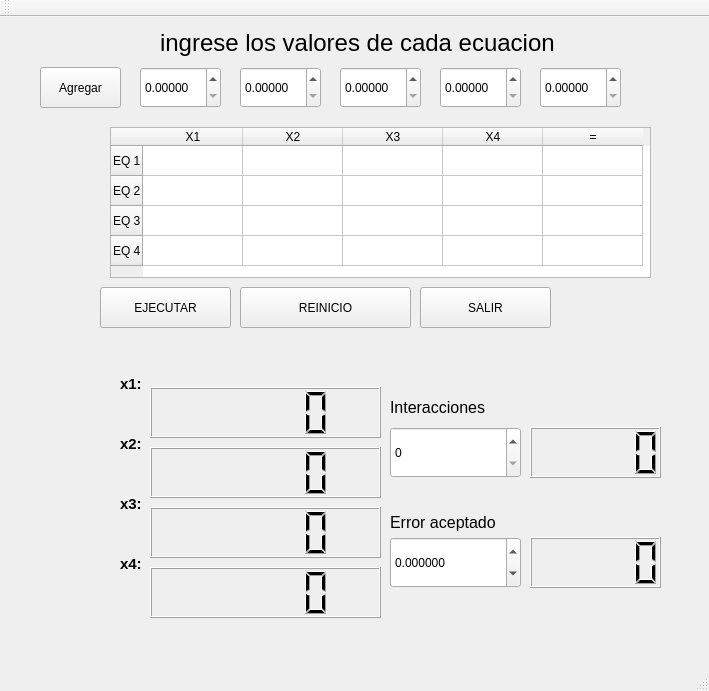
<?xml version="1.0" encoding="UTF-8"?>
<ui version="4.0">
 <class>Gausseidel</class>
 <widget class="QMainWindow" name="Gausseidel">
  <property name="geometry">
   <rect>
    <x>0</x>
    <y>0</y>
    <width>709</width>
    <height>691</height>
   </rect>
  </property>
  <property name="windowTitle">
   <string>Gausseidel</string>
  </property>
  <widget class="QWidget" name="centralWidget">
   <widget class="QLCDNumber" name="valor1">
    <property name="geometry">
     <rect>
      <x>150</x>
      <y>370</y>
      <width>231</width>
      <height>51</height>
     </rect>
    </property>
   </widget>
   <widget class="QDoubleSpinBox" name="valorindep">
    <property name="geometry">
     <rect>
      <x>540</x>
      <y>50</y>
      <width>81</width>
      <height>41</height>
     </rect>
    </property>
    <property name="decimals">
     <number>5</number>
    </property>
   </widget>
   <widget class="QDoubleSpinBox" name="valorx4">
    <property name="geometry">
     <rect>
      <x>440</x>
      <y>50</y>
      <width>81</width>
      <height>41</height>
     </rect>
    </property>
    <property name="decimals">
     <number>5</number>
    </property>
   </widget>
   <widget class="QPushButton" name="agrega">
    <property name="geometry">
     <rect>
      <x>40</x>
      <y>50</y>
      <width>81</width>
      <height>41</height>
     </rect>
    </property>
    <property name="text">
     <string>Agregar</string>
    </property>
   </widget>
   <widget class="QLabel" name="label">
    <property name="geometry">
     <rect>
      <x>120</x>
      <y>360</y>
      <width>47</width>
      <height>13</height>
     </rect>
    </property>
    <property name="font">
     <font>
      <pointsize>11</pointsize>
      <weight>75</weight>
      <bold>true</bold>
     </font>
    </property>
    <property name="text">
     <string>x1:</string>
    </property>
   </widget>
   <widget class="QDoubleSpinBox" name="valorx2">
    <property name="geometry">
     <rect>
      <x>240</x>
      <y>50</y>
      <width>81</width>
      <height>41</height>
     </rect>
    </property>
    <property name="decimals">
     <number>5</number>
    </property>
   </widget>
   <widget class="QPushButton" name="iniciar">
    <property name="geometry">
     <rect>
      <x>100</x>
      <y>270</y>
      <width>131</width>
      <height>41</height>
     </rect>
    </property>
    <property name="font">
     <font>
      <pointsize>9</pointsize>
     </font>
    </property>
    <property name="text">
     <string>EJECUTAR</string>
    </property>
   </widget>
   <widget class="QLabel" name="label_2">
    <property name="geometry">
     <rect>
      <x>160</x>
      <y>10</y>
      <width>401</width>
      <height>31</height>
     </rect>
    </property>
    <property name="font">
     <font>
      <pointsize>18</pointsize>
     </font>
    </property>
    <property name="text">
     <string>ingrese los valores de cada ecuacion</string>
    </property>
   </widget>
   <widget class="QPushButton" name="limpiar">
    <property name="geometry">
     <rect>
      <x>240</x>
      <y>270</y>
      <width>171</width>
      <height>41</height>
     </rect>
    </property>
    <property name="text">
     <string>REINICIO</string>
    </property>
   </widget>
   <widget class="QLabel" name="label_5">
    <property name="geometry">
     <rect>
      <x>120</x>
      <y>480</y>
      <width>47</width>
      <height>13</height>
     </rect>
    </property>
    <property name="font">
     <font>
      <pointsize>11</pointsize>
      <weight>75</weight>
      <bold>true</bold>
     </font>
    </property>
    <property name="text">
     <string>x3:</string>
    </property>
   </widget>
   <widget class="QLCDNumber" name="valor3">
    <property name="geometry">
     <rect>
      <x>150</x>
      <y>490</y>
      <width>231</width>
      <height>51</height>
     </rect>
    </property>
   </widget>
   <widget class="QLCDNumber" name="valor2">
    <property name="geometry">
     <rect>
      <x>150</x>
      <y>430</y>
      <width>231</width>
      <height>51</height>
     </rect>
    </property>
   </widget>
   <widget class="QPushButton" name="pushButton_3">
    <property name="geometry">
     <rect>
      <x>420</x>
      <y>270</y>
      <width>131</width>
      <height>41</height>
     </rect>
    </property>
    <property name="text">
     <string>SALIR</string>
    </property>
   </widget>
   <widget class="QDoubleSpinBox" name="valorx1">
    <property name="geometry">
     <rect>
      <x>140</x>
      <y>50</y>
      <width>81</width>
      <height>41</height>
     </rect>
    </property>
    <property name="decimals">
     <number>5</number>
    </property>
   </widget>
   <widget class="QTableWidget" name="matrix">
    <property name="geometry">
     <rect>
      <x>110</x>
      <y>110</y>
      <width>541</width>
      <height>151</height>
     </rect>
    </property>
    <row>
     <property name="text">
      <string>EQ 1</string>
     </property>
    </row>
    <row>
     <property name="text">
      <string>EQ 2</string>
     </property>
    </row>
    <row>
     <property name="text">
      <string>EQ 3</string>
     </property>
    </row>
    <row>
     <property name="text">
      <string>EQ 4</string>
     </property>
    </row>
    <column>
     <property name="text">
      <string>X1</string>
     </property>
    </column>
    <column>
     <property name="text">
      <string>X2</string>
     </property>
    </column>
    <column>
     <property name="text">
      <string>X3</string>
     </property>
    </column>
    <column>
     <property name="text">
      <string>X4</string>
     </property>
    </column>
    <column>
     <property name="text">
      <string>=</string>
     </property>
    </column>
   </widget>
   <widget class="QDoubleSpinBox" name="valorx3">
    <property name="geometry">
     <rect>
      <x>340</x>
      <y>50</y>
      <width>81</width>
      <height>41</height>
     </rect>
    </property>
    <property name="decimals">
     <number>5</number>
    </property>
   </widget>
   <widget class="QLabel" name="label_4">
    <property name="geometry">
     <rect>
      <x>120</x>
      <y>420</y>
      <width>47</width>
      <height>13</height>
     </rect>
    </property>
    <property name="font">
     <font>
      <pointsize>11</pointsize>
      <weight>75</weight>
      <bold>true</bold>
     </font>
    </property>
    <property name="text">
     <string>x2:</string>
    </property>
   </widget>
   <widget class="QLabel" name="label_6">
    <property name="geometry">
     <rect>
      <x>120</x>
      <y>540</y>
      <width>47</width>
      <height>13</height>
     </rect>
    </property>
    <property name="font">
     <font>
      <pointsize>11</pointsize>
      <weight>75</weight>
      <bold>true</bold>
     </font>
    </property>
    <property name="text">
     <string>x4:</string>
    </property>
   </widget>
   <widget class="QLCDNumber" name="valor4">
    <property name="geometry">
     <rect>
      <x>150</x>
      <y>550</y>
      <width>231</width>
      <height>51</height>
     </rect>
    </property>
   </widget>
   <widget class="QLabel" name="label_3">
    <property name="geometry">
     <rect>
      <x>390</x>
      <y>370</y>
      <width>101</width>
      <height>41</height>
     </rect>
    </property>
    <property name="font">
     <font>
      <pointsize>12</pointsize>
     </font>
    </property>
    <property name="text">
     <string>Interacciones</string>
    </property>
   </widget>
   <widget class="QLabel" name="label_7">
    <property name="geometry">
     <rect>
      <x>390</x>
      <y>490</y>
      <width>111</width>
      <height>31</height>
     </rect>
    </property>
    <property name="font">
     <font>
      <pointsize>12</pointsize>
     </font>
    </property>
    <property name="text">
     <string>Error aceptado</string>
    </property>
   </widget>
   <widget class="QSpinBox" name="Interac">
    <property name="geometry">
     <rect>
      <x>390</x>
      <y>410</y>
      <width>131</width>
      <height>51</height>
     </rect>
    </property>
   </widget>
   <widget class="QDoubleSpinBox" name="Erroraceptado">
    <property name="geometry">
     <rect>
      <x>390</x>
      <y>520</y>
      <width>131</width>
      <height>51</height>
     </rect>
    </property>
    <property name="decimals">
     <number>6</number>
    </property>
    <property name="minimum">
     <double>-99.999899999999997</double>
    </property>
    <property name="value">
     <double>0.000000000000000</double>
    </property>
   </widget>
   <widget class="QLCDNumber" name="lcdNumber">
    <property name="geometry">
     <rect>
      <x>530</x>
      <y>410</y>
      <width>131</width>
      <height>51</height>
     </rect>
    </property>
   </widget>
   <widget class="QLCDNumber" name="lcdNumber_2">
    <property name="geometry">
     <rect>
      <x>530</x>
      <y>520</y>
      <width>131</width>
      <height>51</height>
     </rect>
    </property>
   </widget>
  </widget>
  <widget class="QMenuBar" name="menuBar">
   <property name="geometry">
    <rect>
     <x>0</x>
     <y>0</y>
     <width>709</width>
     <height>21</height>
    </rect>
   </property>
  </widget>
  <widget class="QToolBar" name="mainToolBar">
   <attribute name="toolBarArea">
    <enum>TopToolBarArea</enum>
   </attribute>
   <attribute name="toolBarBreak">
    <bool>false</bool>
   </attribute>
  </widget>
  <widget class="QStatusBar" name="statusBar"/>
 </widget>
 <layoutdefault spacing="6" margin="11"/>
 <resources/>
 <connections>
  <connection>
   <sender>pushButton_3</sender>
   <signal>clicked()</signal>
   <receiver>Gausseidel</receiver>
   <slot>close()</slot>
   <hints>
    <hint type="sourcelabel">
     <x>524</x>
     <y>327</y>
    </hint>
    <hint type="destinationlabel">
     <x>606</x>
     <y>344</y>
    </hint>
   </hints>
  </connection>
 </connections>
</ui>
